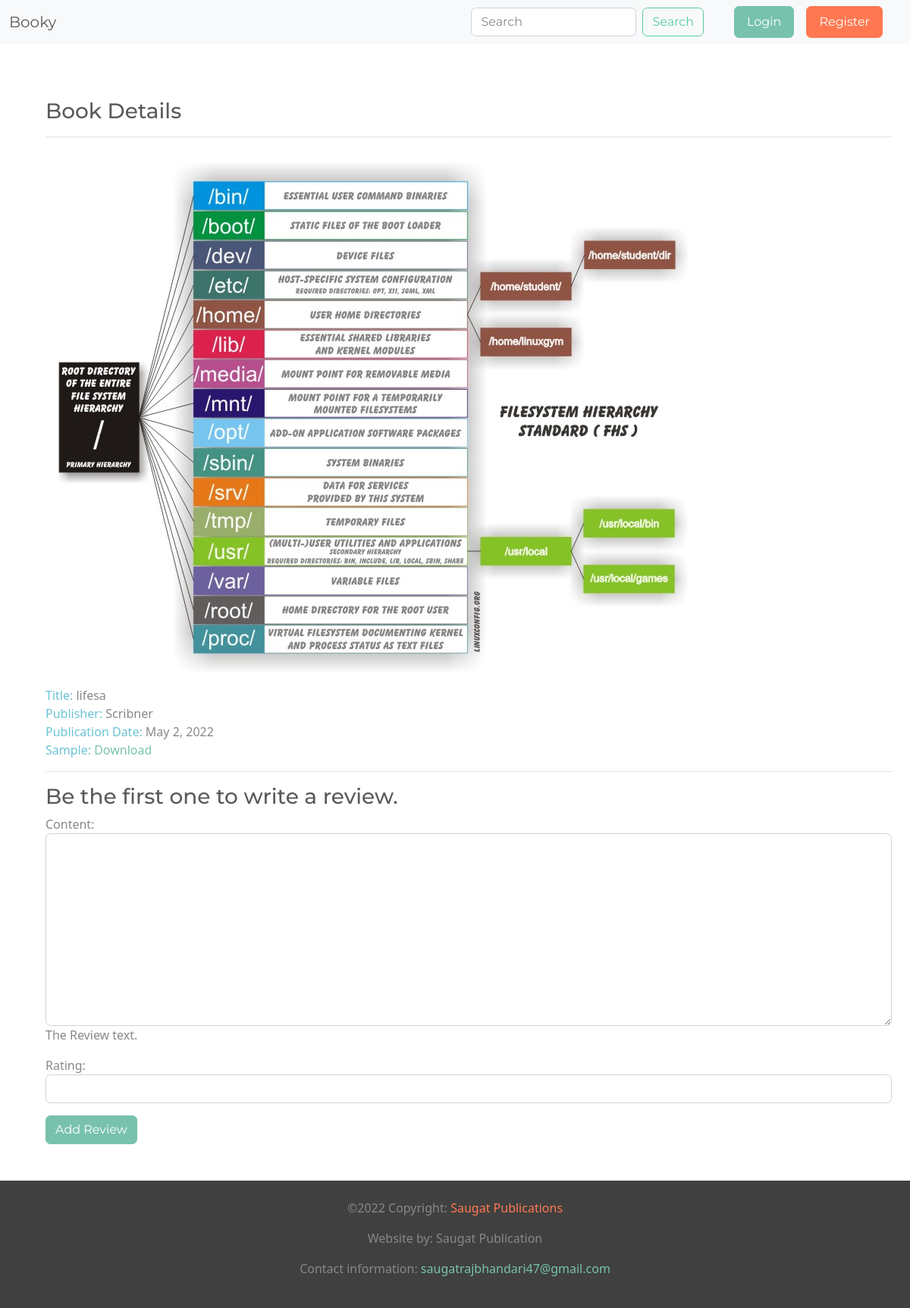
The app's page /book/23 with its own data.
### reviews/models.py (models this page shows, shortened)
class Book(models.Model):
    title = models.CharField(max_length=70, help_text="The title of the book.")
    publication_date = models.DateField(verbose_name="Date the book was published.")
    isbn = models.CharField(max_length=20, verbose_name="ISBN number of the book.")
    cover = models.ImageField(null=True, blank=True, upload_to='book_covers')
    sample = models.FileField(null=True, blank=True, upload_to='book_sample')
    publisher = models.ForeignKey(Publisher, on_delete=models.CASCADE)
    contributors = models.ManyToManyField('Contributor', through='BookContributor')
    creator = models.ForeignKey(User, on_delete=models.SET_NULL, null=True )

class Publisher(models.Model):
    name = models.CharField(max_length=50, help_text="The name of the Publisher.")
    website = models.URLField(help_text="The Publisher's website.")
    email = models.EmailField(help_text="The Publisher's email address.")
    def __str__(self):
        return self.name

### reviews/views.py (the view, shortened to what this page needs)
# urls.py: path('book/<int:pk>', views.book_detail, name='book_detail'),
def book_detail(request, pk):
    book = get_object_or_404(Book, pk=pk)
    reviews = book.review_set.all()
    form = ReviewForm(request.POST or None)
    if form.is_valid():
        review = form.save(commit=False)
        review.book = book
        review.save()
        return redirect('book_detail', book.pk)
    if reviews:
        book_rating = average_rating([review.rating for review in reviews])
        context = {'book': book, 'book_rating': book_rating, 'reviews': reviews, 'form': form}
    else:
        context = {'book': book, 'book_rating': None, 'reviews': None, 'form': form}
    return render(request, 'reviews/book_detail.html', context)

### reviews/forms.py
class ReviewForm(forms.ModelForm):
    rating = forms.IntegerField(min_value=0, max_value=5)
    class Meta:
        model = Review
        exclude = ['date_edited', 'book', 'creator']
    def __init__(self, *args, **kwargs):
        super(ReviewForm, self).__init__(*args, **kwargs)
        self.fields['content'].widget.attrs.update({'class': 'form-control'})
        self.fields['rating'].widget.attrs.update({'class': 'form-control'})

### templates/reviews/book_detail.html (shortened to what this page needs)
{% extends 'base.html' %}
{% block content %}
<br>
      <h3>Book Details</h3>
      <hr>
        {% if book.cover %}
             <img src="{{ book.cover.url }}" class="m-3">
             <br>
        {% endif %}
      <span class="text-info">Title: </span> <span>{{ book.title }}</span>
      <br>
      <span class="text-info">Publisher: </span><span>{{ book.publisher }}</span>
      <br>
      <span class="text-info">Publication Date: </span><span>{{ book.publication_date }}</span>
      <br>
        {% if book.sample %}
             <span class="text-info">Sample: </span>
             <span><a href="{{ book.sample.url }}" class="text-decoration-none">Download</a></span>
             <br>
        {% endif %}
      {% if not reviews %}
            <hr>
            <h3>Be the first one to write a review.</h3>
      {% endif %}
    <form action="" method="post">
        {{ form.as_p }}
        <input type="submit" value="Add Review" class="btn btn-primary">
    </form>
{% endblock %}

### records on screen
Book: cover (picture), title "lifesa", publisher "Scribner", publication_date "May 2, 2022"
